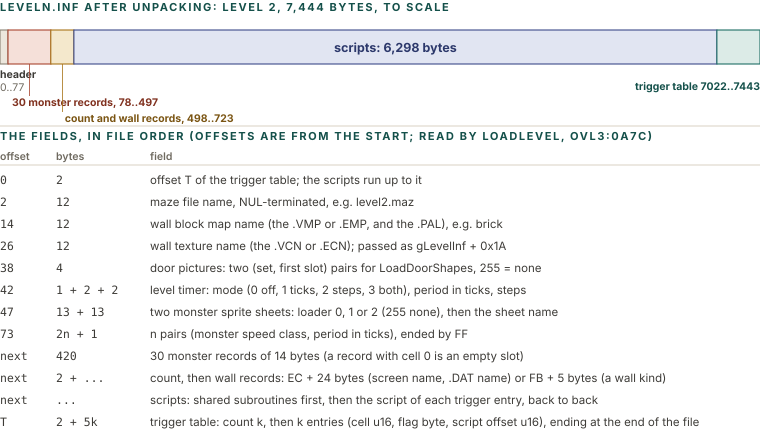

Here is the Python script that generated this plot:
import sys; sys.path.insert(0, '.')
from figlib import *

c = Canvas(760, 440)
c.section(0, 11, "LEVELn.INF AFTER UNPACKING: LEVEL 2, 7,444 BYTES, TO SCALE")
# bar
BX0, BX1 = 0, 760
TOT = 7444
def mx(o): return BX0 + (BX1 - BX0) * o / TOT
segs = [
    (0, 78, "grey", "header"),
    (78, 498, "red", "monsters"),
    (498, 724, "ochre", "wall records"),
    (724, 7022, "navy", "scripts (6,298 bytes)"),
    (7022, 7444, "teal", "trigger table"),
]
by, bh = 30, 34
for lo, hi, k, lab in segs:
    tc, sc, fc = PAL[k]
    c.rect(mx(lo), by, mx(hi) - mx(lo), bh, fill=fc, stroke=sc, sw=1.1, rx=0)
c.text(mx(724 + (7022 - 724) / 2), by + 22, "scripts: 6,298 bytes", size=12.5, weight=700, color=PAL["navy"][0], anchor="middle")
# labels under small segments with leader lines
lab = [(0, 78, "header 0..77", "grey"), (78, 498, "30 monster records", "red"), (498, 724, "wall records", "ochre"), (7022, 7444, "trigger table 7022..7443", "teal")]
ly = by + bh + 14
c.text(mx(0), ly, "header", size=10.5, color=PAL["grey"][0], weight=700)
c.text(mx(0), ly + 13, "0..77", size=10.5, color=MUTED)
c.text(mx(78) + 4, ly + 28, "30 monster records, 78..497", size=10.5, color=PAL["red"][0], weight=700)
c.line(mx(288), by + bh, mx(288), ly + 18, stroke=PAL["red"][1], sw=0.8)
c.text(mx(498) + 14, ly + 44, "count and wall records, 498..723", size=10.5, color=PAL["ochre"][0], weight=700)
c.line(mx(611), by + bh, mx(611), ly + 34, stroke=PAL["ochre"][1], sw=0.8)
c.text(760, ly + 12, "trigger table 7022..7443", size=10.5, color=PAL["teal"][0], weight=700, anchor="end")

# detail table
TY = 142
c.line(0, TY - 16, 760, TY - 16, stroke=RULE)
c.section(0, TY - 2, "THE FIELDS, IN FILE ORDER (OFFSETS ARE FROM THE START; read by LoadLevel, ovl3:0A7C)")
cols = [0, 56, 150]
hdr = ["offset", "bytes", "field"]
yy = TY + 18
for h, x in zip(hdr, cols):
    c.text(x, yy, h, size=10.5, color=MUTED, weight=600)
c.line(0, yy + 5, 760, yy + 5, stroke=RULE)
rows = [
    ("0", "2", "offset T of the trigger table; the scripts run up to it"),
    ("2", "12", "maze file name, NUL-terminated, e.g. level2.maz"),
    ("14", "12", "wall block map name (the .VMP or .EMP, and the .PAL), e.g. brick"),
    ("26", "12", "wall texture name (the .VCN or .ECN); passed as gLevelInf + 0x1A"),
    ("38", "4", "door pictures: two (set, first slot) pairs for LoadDoorShapes, 255 = none"),
    ("42", "1 + 2 + 2", "level timer: mode (0 off, 1 ticks, 2 steps, 3 both), period in ticks, steps"),
    ("47", "13 + 13", "two monster sprite sheets: loader 0, 1 or 2 (255 none), then the sheet name"),
    ("73", "2n + 1", "n pairs (monster speed class, period in ticks), ended by FF"),
    ("next", "420", "30 monster records of 14 bytes (a record with cell 0 is an empty slot)"),
    ("next", "2 + ...", "count, then wall records: EC + 24 bytes (screen name, .DAT name) or FB + 5 bytes (a wall kind)"),
    ("next", "...", "scripts: shared subroutines first, then the script of each trigger entry, back to back"),
    ("T", "2 + 5k", "trigger table: count k, then k entries (cell u16, flag byte, script offset u16), ending at the end of the file"),
]
yy += 24
for off, n, f in rows:
    c.text(cols[0], yy, off, size=11.5, color=INK2, mono=True)
    c.text(cols[1], yy, n, size=11.5, color=INK2, mono=True)
    lines = wrap(f, 600, 11.5)
    for j, l in enumerate(lines):
        c.text(cols[2], yy + j * 14, l, size=11.5, color=INK2)
    yy += 22 + (len(lines) - 1) * 14
c.save("figs/wld_inf.svg")
